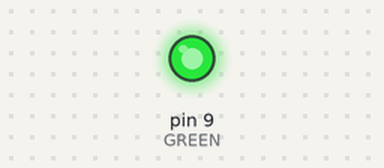
Bench run of a sketch on a simulated Arduino Uno, built with avr-gcc and run on an emulated ATmega328P. On the bench: output pins drawn as LEDs (lit = HIGH).

Above: at 0.1 s.
Timing chart, 0 to 1.6 s (numbered marks = the images above):
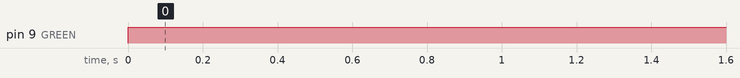

The sketch:

Encender_led.ino
```cpp
# define GREEN 9
void setup() {
  // put your setup code here, to run once:
  pinMode(GREEN, OUTPUT);
}

void loop() {
  // put your main code here, to run repeatedly:
  digitalWrite(GREEN, HIGH);
}
```

Measured:
- by itself, pin 9 (GREEN): LOW → HIGH at 0.00 s
